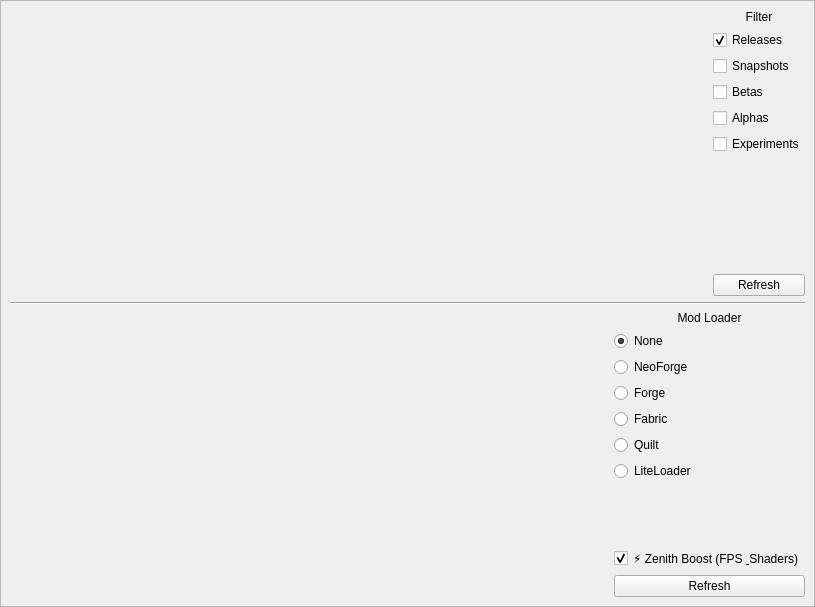
<?xml version="1.0" encoding="UTF-8"?>
<ui version="4.0">
 <class>CustomPage</class>
 <widget class="QWidget" name="CustomPage">
  <property name="geometry">
   <rect>
    <x>0</x>
    <y>0</y>
    <width>815</width>
    <height>607</height>
   </rect>
  </property>
  <layout class="QVBoxLayout" name="verticalLayout_5">
   <property name="leftMargin">
    <number>0</number>
   </property>
   <property name="topMargin">
    <number>0</number>
   </property>
   <property name="rightMargin">
    <number>0</number>
   </property>
   <property name="bottomMargin">
    <number>0</number>
   </property>
   <item>
    <widget class="QScrollArea" name="scrollArea">
     <property name="widgetResizable">
      <bool>true</bool>
     </property>
     <widget class="QWidget" name="content">
      <property name="geometry">
       <rect>
        <x>0</x>
        <y>0</y>
        <width>813</width>
        <height>605</height>
       </rect>
      </property>
      <layout class="QVBoxLayout" name="verticalLayout_3">
       <item>
        <layout class="QHBoxLayout" name="minecraftLayout">
         <item>
          <widget class="VersionSelectWidget" name="versionList" native="true">
           <property name="sizePolicy">
            <sizepolicy hsizetype="Expanding" vsizetype="Expanding">
             <horstretch>0</horstretch>
             <verstretch>0</verstretch>
            </sizepolicy>
           </property>
          </widget>
         </item>
         <item>
          <layout class="QVBoxLayout" name="verticalLayout">
           <item>
            <widget class="QLabel" name="label">
             <property name="text">
              <string>Filter</string>
             </property>
             <property name="alignment">
              <set>Qt::AlignCenter</set>
             </property>
            </widget>
           </item>
           <item>
            <widget class="QCheckBox" name="releaseFilter">
             <property name="text">
              <string>Releases</string>
             </property>
             <property name="checkable">
              <bool>true</bool>
             </property>
             <property name="checked">
              <bool>true</bool>
             </property>
            </widget>
           </item>
           <item>
            <widget class="QCheckBox" name="snapshotFilter">
             <property name="text">
              <string>Snapshots</string>
             </property>
             <property name="checkable">
              <bool>true</bool>
             </property>
            </widget>
           </item>
           <item>
            <widget class="QCheckBox" name="betaFilter">
             <property name="text">
              <string>Betas</string>
             </property>
             <property name="checkable">
              <bool>true</bool>
             </property>
            </widget>
           </item>
           <item>
            <widget class="QCheckBox" name="alphaFilter">
             <property name="text">
              <string>Alphas</string>
             </property>
             <property name="checkable">
              <bool>true</bool>
             </property>
            </widget>
           </item>
           <item>
            <widget class="QCheckBox" name="experimentsFilter">
             <property name="text">
              <string>Experiments</string>
             </property>
             <property name="checkable">
              <bool>true</bool>
             </property>
            </widget>
           </item>
           <item>
            <spacer name="verticalSpacer">
             <property name="orientation">
              <enum>Qt::Vertical</enum>
             </property>
             <property name="sizeHint" stdset="0">
              <size>
               <width>20</width>
               <height>40</height>
              </size>
             </property>
            </spacer>
           </item>
           <item>
            <widget class="QPushButton" name="refreshBtn">
             <property name="text">
              <string>Refresh</string>
             </property>
            </widget>
           </item>
          </layout>
         </item>
        </layout>
       </item>
       <item>
        <widget class="Line" name="line">
         <property name="sizePolicy">
          <sizepolicy hsizetype="Minimum" vsizetype="Fixed">
           <horstretch>0</horstretch>
           <verstretch>0</verstretch>
          </sizepolicy>
         </property>
         <property name="orientation">
          <enum>Qt::Horizontal</enum>
         </property>
        </widget>
       </item>
       <item>
        <layout class="QHBoxLayout" name="loaderLayout">
         <item>
          <widget class="VersionSelectWidget" name="loaderVersionList" native="true">
           <property name="sizePolicy">
            <sizepolicy hsizetype="Expanding" vsizetype="Expanding">
             <horstretch>0</horstretch>
             <verstretch>0</verstretch>
            </sizepolicy>
           </property>
          </widget>
         </item>
         <item>
          <layout class="QVBoxLayout" name="verticalLayout_2">
           <item>
            <widget class="QLabel" name="loaderLabel">
             <property name="text">
              <string>Mod Loader</string>
             </property>
             <property name="alignment">
              <set>Qt::AlignCenter</set>
             </property>
            </widget>
           </item>
           <item>
            <widget class="QRadioButton" name="noneFilter">
             <property name="text">
              <string>None</string>
             </property>
             <property name="checked">
              <bool>true</bool>
             </property>
             <attribute name="buttonGroup">
              <string notr="true">loaderBtnGroup</string>
             </attribute>
            </widget>
           </item>
           <item>
            <widget class="QRadioButton" name="neoForgeFilter">
             <property name="text">
              <string>NeoForge</string>
             </property>
             <attribute name="buttonGroup">
              <string notr="true">loaderBtnGroup</string>
             </attribute>
            </widget>
           </item>
           <item>
            <widget class="QRadioButton" name="forgeFilter">
             <property name="text">
              <string>Forge</string>
             </property>
             <attribute name="buttonGroup">
              <string notr="true">loaderBtnGroup</string>
             </attribute>
            </widget>
           </item>
           <item>
            <widget class="QRadioButton" name="fabricFilter">
             <property name="text">
              <string>Fabric</string>
             </property>
             <attribute name="buttonGroup">
              <string notr="true">loaderBtnGroup</string>
             </attribute>
            </widget>
           </item>
           <item>
            <widget class="QRadioButton" name="quiltFilter">
             <property name="text">
              <string>Quilt</string>
             </property>
             <attribute name="buttonGroup">
              <string notr="true">loaderBtnGroup</string>
             </attribute>
            </widget>
           </item>
           <item>
            <widget class="QRadioButton" name="liteLoaderFilter">
             <property name="text">
              <string>LiteLoader</string>
             </property>
             <attribute name="buttonGroup">
              <string notr="true">loaderBtnGroup</string>
             </attribute>
            </widget>
           </item>
           <item>
            <spacer name="verticalSpacer_2">
             <property name="orientation">
              <enum>Qt::Vertical</enum>
             </property>
             <property name="sizeHint" stdset="0">
              <size>
               <width>20</width>
               <height>40</height>
              </size>
             </property>
            </spacer>
           </item>
           <item>
            <widget class="QCheckBox" name="zenithBoostBox">
             <property name="text">
              <string>⚡ Zenith Boost (FPS &amp; Shaders)</string>
             </property>
             <property name="toolTip">
              <string>Pre-configures Sodium, Iris, Lithium and FerriteCore for high FPS</string>
             </property>
             <property name="checked">
              <bool>true</bool>
             </property>
            </widget>
           </item>
           <item>
            <widget class="QPushButton" name="loaderRefreshBtn">
             <property name="text">
              <string>Refresh</string>
             </property>
            </widget>
           </item>
          </layout>
         </item>
        </layout>
       </item>
      </layout>
     </widget>
    </widget>
   </item>
  </layout>
 </widget>
 <customwidgets>
  <customwidget>
   <class>VersionSelectWidget</class>
   <extends>QWidget</extends>
   <header>ui/widgets/VersionSelectWidget.h</header>
   <container>1</container>
  </customwidget>
 </customwidgets>
 <tabstops>
  <tabstop>releaseFilter</tabstop>
  <tabstop>snapshotFilter</tabstop>
  <tabstop>betaFilter</tabstop>
  <tabstop>alphaFilter</tabstop>
  <tabstop>experimentsFilter</tabstop>
  <tabstop>refreshBtn</tabstop>
 </tabstops>
 <resources/>
 <connections/>
 <buttongroups>
  <buttongroup name="loaderBtnGroup"/>
 </buttongroups>
</ui>
